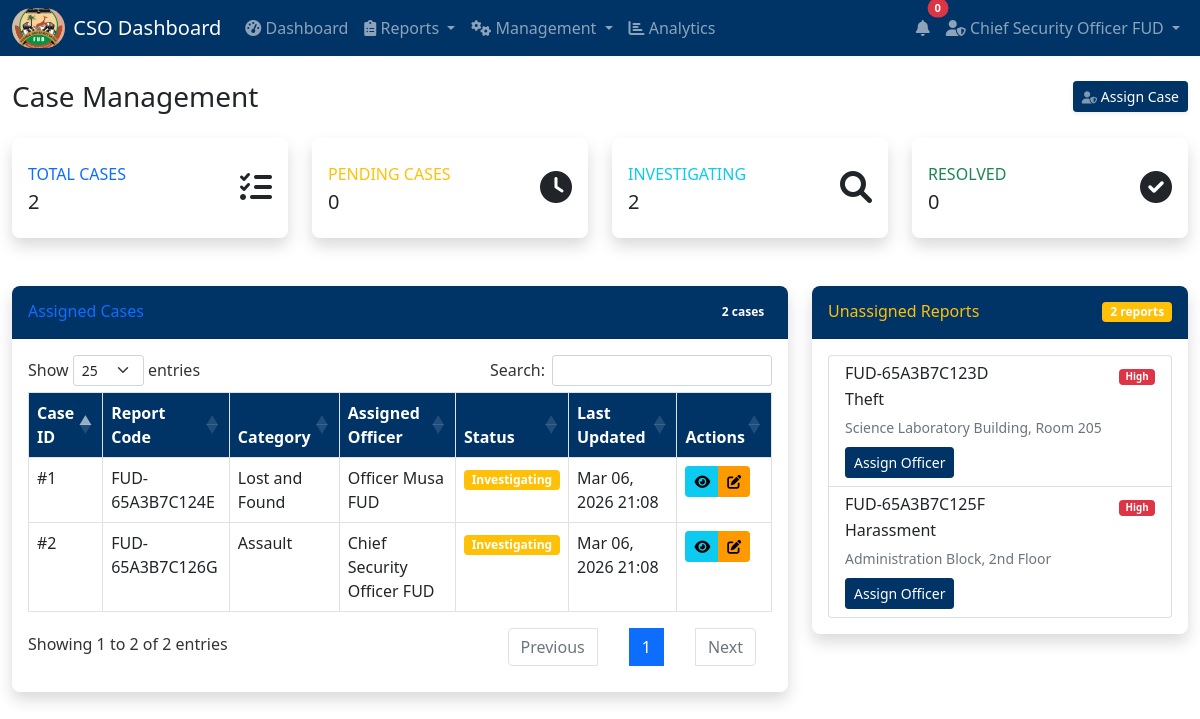
Screenshot of /cso/cases.php (signed in) with the database file from the repository.
### tables this page shows
CREATE TABLE `cases` (
  `id` int(11) NOT NULL AUTO_INCREMENT,
  `report_id` int(11) NOT NULL,
  `officer_id` int(11) NOT NULL,
  `notes` text DEFAULT NULL,
  `evidence` text DEFAULT NULL,
  `status` enum('pending','investigating','resolved') DEFAULT 'pending',
  `assigned_at` timestamp NOT NULL DEFAULT current_timestamp(),
  `updated_at` timestamp NOT NULL DEFAULT current_timestamp() ON UPDATE current_timestamp(),
  PRIMARY KEY (`id`),
  KEY `report_id` (`report_id`),
  KEY `officer_id` (`officer_id`),
  KEY `status` (`status`),
  CONSTRAINT `cases_ibfk_1` FOREIGN KEY (`report_id`) REFERENCES `reports` (`id`) ON DELETE CASCADE,
  CONSTRAINT `cases_ibfk_2` FOREIGN KEY (`officer_id`) REFERENCES `users` (`id`)
);

CREATE TABLE `reports` (
  `id` int(11) NOT NULL AUTO_INCREMENT,
  `report_code` varchar(20) NOT NULL,
  `reporter_name` varchar(100) DEFAULT NULL,
  `contact` varchar(20) DEFAULT NULL,
  `department` varchar(100) NOT NULL,
  `location` varchar(255) NOT NULL,
  `category_id` int(11) DEFAULT NULL,
  `description` text NOT NULL,
  `status` enum('pending','investigating','resolved') DEFAULT 'pending',
  `priority` enum('low','medium','high') DEFAULT 'medium',
  `created_at` timestamp NOT NULL DEFAULT current_timestamp(),
  PRIMARY KEY (`id`),
  UNIQUE KEY `report_code` (`report_code`),
  KEY `category_id` (`category_id`),
  KEY `status` (`status`),
  KEY `created_at` (`created_at`),
  CONSTRAINT `reports_ibfk_1` FOREIGN KEY (`category_id`) REFERENCES `categories` (`id`)
);

CREATE TABLE `categories` (
  `id` int(11) NOT NULL AUTO_INCREMENT,
  `name` varchar(100) NOT NULL,
  `description` text DEFAULT NULL,
  `status` enum('active','inactive') DEFAULT 'active',
  `created_at` timestamp NOT NULL DEFAULT current_timestamp(),
  PRIMARY KEY (`id`)
);

CREATE TABLE `users` (
  `id` int(11) NOT NULL AUTO_INCREMENT,
  `name` varchar(100) NOT NULL,
  `username` varchar(50) NOT NULL,
  `password` varchar(255) NOT NULL,
  `role` enum('CSO','Officer') NOT NULL,
  `contact` varchar(20) DEFAULT NULL,
  `status` enum('active','inactive') DEFAULT 'active',
  `created_at` timestamp NOT NULL DEFAULT current_timestamp(),
  PRIMARY KEY (`id`),
  UNIQUE KEY `username` (`username`)
);

### cso/cases.php (the view, shortened to what this page needs)
<?php
require_once '../config/functions.php';
$database = new Database();
$db = $database->getConnection();
$query = "SELECT c.*, r.report_code, r.location, r.description, r.priority,
                 cat.name as category_name, u.name as officer_name
          FROM cases c
          JOIN reports r ON c.report_id = r.id
          JOIN categories cat ON r.category_id = cat.id
          LEFT JOIN users u ON c.officer_id = u.id
          ORDER BY c.updated_at DESC";
$stmt = $db->prepare($query);
$stmt->execute();
$cases = $stmt->fetchAll(PDO::FETCH_ASSOC);
$unassigned_query = "SELECT r.*, c.name as category_name
                     FROM reports r
                     LEFT JOIN categories c ON r.category_id = c.id
                     WHERE r.id NOT IN (SELECT report_id FROM cases)
                     AND r.status != 'resolved'
                     ORDER BY r.created_at DESC";
$unassigned_stmt = $db->prepare($unassigned_query);
$unassigned_stmt->execute();
$unassigned_reports = $unassigned_stmt->fetchAll(PDO::FETCH_ASSOC);
?>
<?php include '../includes/header.php'; ?>
<?php include 'includes/cso_navbar.php'; ?>
<div class="container-fluid mt-4">
    <div class="d-sm-flex align-items-center justify-content-between mb-4">
        <h1 class="h3 mb-0 text-gray-800">Case Management</h1>
        <div class="btn-group">
            <a href="assign_case.php" class="d-none d-sm-inline-block btn btn-sm btn-primary shadow-sm">
                <i class="fas fa-user-shield fa-sm text-white-50"></i> Assign Case
            </a>
        </div>
    </div>
    <div class="row mb-4">
        <div class="col-xl-3 col-md-6 mb-4">
            <div class="card border-left-primary shadow h-100 py-2">
                <div class="card-body">
                    <div class="row no-gutters align-items-center">
                        <div class="col mr-2">
                            <div class="text-xs font-weight-bold text-primary text-uppercase mb-1">
                                Total Cases</div>
                            <div class="h5 mb-0 font-weight-bold text-gray-800"><?= count($cases) ?></div>
                        </div>
                        <div class="col-auto">
                            <i class="fas fa-tasks fa-2x text-gray-300"></i>
                        </div>
                    </div>
                </div>
            </div>
        </div>
        <div class="col-xl-3 col-md-6 mb-4">
            <div class="card border-left-warning shadow h-100 py-2">
                <div class="card-body">
                    <div class="row no-gutters align-items-center">
                        <div class="col mr-2">
                            <div class="text-xs font-weight-bold text-warning text-uppercase mb-1">
                                Pending Cases</div>
                            <div class="h5 mb-0 font-weight-bold text-gray-800">
                                <?= count(array_filter($cases, function($c) { return $c['status'] == 'pending'; })) ?>
                            </div>
                        </div>
                        <div class="col-auto">
                            <i class="fas fa-clock fa-2x text-gray-300"></i>
                        </div>
                    </div>
                </div>
            </div>
        </div>
        <div class="col-xl-3 col-md-6 mb-4">
            <div class="card border-left-info shadow h-100 py-2">
                <div class="card-body">
                    <div class="row no-gutters align-items-center">
                        <div class="col mr-2">
                            <div class="text-xs font-weight-bold text-info text-uppercase mb-1">
                                Investigating</div>
                            <div class="h5 mb-0 font-weight-bold text-gray-800">
                                <?= count(array_filter($cases, function($c) { return $c['status'] == 'investigating'; })) ?>
                            </div>
                        </div>
                        <div class="col-auto">
                            <i class="fas fa-search fa-2x text-gray-300"></i>
                        </div>
                    </div>
                </div>
            </div>
        </div>
        <div class="col-xl-3 col-md-6 mb-4">
            <div class="card border-left-success shadow h-100 py-2">
                <div class="card-body">
                    <div class="row no-gutters align-items-center">
                        <div class="col mr-2">
                            <div class="text-xs font-weight-bold text-success text-uppercase mb-1">
                                Resolved</div>
                            <div class="h5 mb-0 font-weight-bold text-gray-800">
                                <?= count(array_filter($cases, function($c) { return $c['status'] == 'resolved'; })) ?>
                            </div>
                        </div>
                        <div class="col-auto">
                            <i class="fas fa-check-circle fa-2x text-gray-300"></i>
                        </div>
                    </div>
                </div>
            </div>
        </div>
    </div>
    <div class="row">
        <div class="col-lg-8">
            <div class="card shadow mb-4">
                <div class="card-header py-3 d-flex justify-content-between align-items-center">
                    <h6 class="m-0 font-weight-bold text-primary">Assigned Cases</h6>
                    <span class="badge bg-primary"><?= count($cases) ?> cases</span>
                </div>
                <div class="card-body">
                    <div class="table-responsive">
                        <table class="table table-bordered table-hover data-table">
                            <thead class="thead-light">
                                <tr>
                                    <th>Case ID</th>
                                    <th>Report Code</th>
                                    <th>Category</th>
                                    <th>Assigned Officer</th>
                                    <th>Status</th>
                                    <th>Last Updated</th>
                                    <th>Actions</th>
                                </tr>
                            </thead>
                            <tbody>
                                <?php foreach ($cases as $case): ?>
                                <tr>
                                    <td>#<?= $case['id'] ?></td>
                                    <td><?= htmlspecialchars($case['report_code']) ?></td>
                                    <td><?= htmlspecialchars($case['category_name']) ?></td>
                                    <td>
                                        <?php if ($case['officer_name']): ?>
                                            <?= htmlspecialchars($case['officer_name']) ?>
                                        <?php else: ?>
                                            <span class="text-muted">Unassigned</span>
                                        <?php endif; ?>
                                    </td>
                                    <td><?= getStatusBadge($case['status']) ?></td>
                                    <td><?= formatDate($case['updated_at']) ?></td>
                                    <td>
                                        <div class="btn-group btn-group-sm">
                                            <a href="case_details.php?id=<?= $case['id'] ?>" class="btn btn-info">
                                                <i class="fas fa-eye"></i>
                                            </a>
                                            <a href="assign_case.php?case_id=<?= $case['id'] ?>" class="btn btn-warning">
                                                <i class="fas fa-edit"></i>
                                            </a>
                                        </div>
                                    </td>
                                </tr>
                                <?php endforeach; ?>
                            </tbody>
                        </table>
                    </div>
                </div>
            </div>
        </div>
        <div class="col-lg-4">
            <div class="card shadow mb-4">
                <div class="card-header py-3 d-flex justify-content-between align-items-center">
                    <h6 class="m-0 font-weight-bold text-warning">Unassigned Reports</h6>
                    <span class="badge bg-warning"><?= count($unassigned_reports) ?> reports</span>
                </div>
                <div class="card-body">
                    <?php if (empty($unassigned_reports)): ?>
                        <p class="text-muted text-center">No unassigned reports</p>
                    <?php else: ?>
                        <div class="list-group">
                            <?php foreach ($unassigned_reports as $report): ?>
                            <div class="list-group-item">
                                <div class="d-flex w-100 justify-content-between">
                                    <h6 class="mb-1"><?= htmlspecialchars($report['report_code']) ?></h6>
                                    <small><?= getPriorityBadge($report['priority']) ?></small>
                                </div>
                                <p class="mb-1"><?= htmlspecialchars($report['category_name']) ?></p>
                                <small class="text-muted"><?= htmlspecialchars($report['location']) ?></small>
                                <div class="mt-2">
                                    <a href="assign_case.php?report_id=<?= $report['id'] ?>" class="btn btn-sm btn-primary">
                                        Assign Officer
                                    </a>
                                </div>
                            </div>
                            <?php endforeach; ?>
                        </div>
                    <?php endif; ?>
                </div>
            </div>
        </div>
    </div>
</div>
<?php include '../includes/footer.php'; ?>

### config/functions.php (shortened to what this page needs)
<?php
function formatDate($date) {
    return date('M d, Y H:i', strtotime($date));
}
function getStatusBadge($status) {
    $badges = [
        'pending' => 'secondary',
        'investigating' => 'warning',
        'resolved' => 'success'
    ];
    return '<span class="badge bg-' . ($badges[$status] ?? 'secondary') . '">' . ucfirst($status) . '</span>';
}
function getPriorityBadge($priority) {
    $badges = [
        'low' => 'success',
        'medium' => 'warning',
        'high' => 'danger'
    ];
    return '<span class="badge bg-' . ($badges[$priority] ?? 'secondary') . '">' . ucfirst($priority) . '</span>';
}
?>

### assets/css/custom.css (style rules this page uses)
:root { --fud-primary: #003366; --fud-secondary: #FF9900; --fud-accent: #6699CC; }
.bg-primary { background-color: var(--fud-primary) !important; }
.btn-primary { background-color: var(--fud-primary); border-color: var(--fud-primary); }
.btn-warning { background-color: var(--fud-secondary); border-color: var(--fud-secondary); color: #000; }
.card { border: none; box-shadow: 0 0.15rem 1.75rem 0 rgba(58, 59, 69, 0.15); border-radius: 0.5rem; }
.card-header { background-color: var(--fud-primary); color: white; font-weight: 600; border-radius: 0.5rem 0.5rem 0 0 !important; }
.table th { background-color: var(--fud-primary); color: white; }
.badge.bg-danger { animation: pulse 2s infinite; font-size: 0.7em; }

### rows the page displays
cases: id "1", report.report_code "FUD-65A3B7C124E", categories.name "Lost and Found", officer.name "Officer Musa FUD", status "Investigating", updated_at "Mar 06, 2026 21:08"
cases: id "2", report.report_code "FUD-65A3B7C126G", categories.name "Assault", officer.name "Chief Security Officer FUD", status "Investigating", updated_at "Mar 06, 2026 21:08"
reports: report_code "FUD-65A3B7C123D", priority "High", category.name "Theft", location "Science Laboratory Building, Room 205"
reports: report_code "FUD-65A3B7C125F", priority "High", category.name "Harassment", location "Administration Block, 2nd Floor"

### other values shown
$_SESSION['name'] "Chief Security Officer FUD"
count($cases) "2"
count($unassigned_reports) "2"
